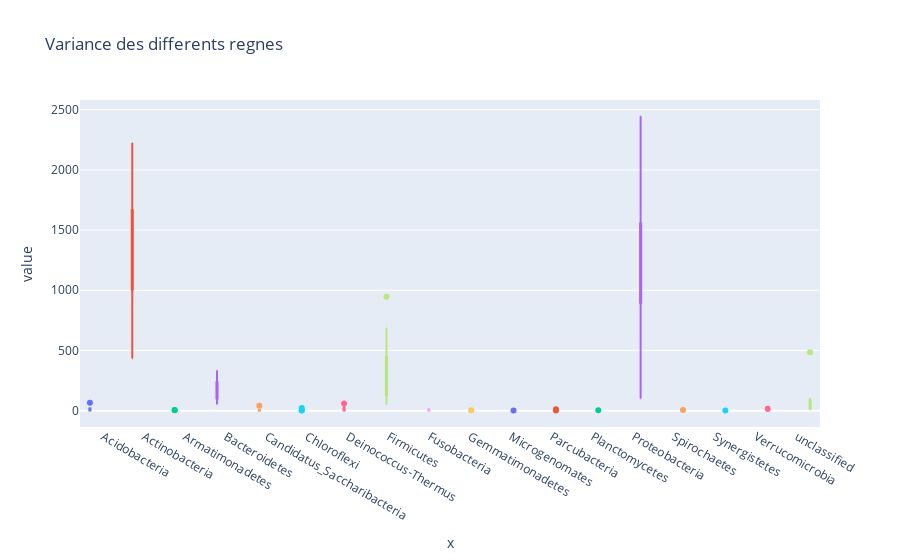

Source (notebook cell):
### Code cell
#Objectif : Visualisation de la variance des differents embranchements

matrice=df.groupby(by="embranchement").sum()
fig = px.box(matrice, 
             x=embranchement,
             y=sample,
             color=embranchement,
             title="Variance des differents regnes")
fig.update_layout(showlegend=False)
fig.show()

### Figure 1 — Plotly figure (JSON) as saved in the notebook; plotly's stock layout.template omitted (floating-point values rounded to 4 significant figures)
{"data": [{"alignmentgroup": "True", "hovertemplate": "color=Acidobacteria<br>x=%{x}<br>value=%{y}<extra></extra>", "legendgroup": "Acidobacteria", "marker": {"color": "#636efa"}, "name": "Acidobacteria", "notched": false, "offsetgroup": "Acidobacteria", "orientation": "v", "showlegend": true, "type": "box", "x": ["Acidobacteria", "Acidobacteria", "Acidobacteria", "Acidobacteria", "Acidobacteria", "Acidobacteria", "Acidobacteria", "Acidobacteria", "Acidobacteria", "Acidobacteria", "Acidobacteria", "Acidobacteria", "Acidobacteria", "Acidobacteria"], "x0": " ", "xaxis": "x", "y": [6, 0, 3, 0, 17, 13, 0, 11, 19, 16, 65, 23, 7, 1], "y0": " ", "yaxis": "y"}, {"alignmentgroup": "True", "hovertemplate": "color=Actinobacteria<br>x=%{x}<br>value=%{y}<extra></extra>", "legendgroup": "Actinobacteria", "marker": {"color": "#EF553B"}, "name": "Actinobacteria", "notched": false, "offsetgroup": "Actinobacteria", "orientation": "v", "showlegend": true, "type": "box", "x": ["Actinobacteria", "Actinobacteria", "Actinobacteria", "Actinobacteria", "Actinobacteria", "Actinobacteria", "Actinobacteria", "Actinobacteria", "Actinobacteria", "Actinobacteria", "Actinobacteria", "Actinobacteria", "Actinobacteria", "Actinobacteria"], "x0": " ", "xaxis": "x", "y": [1669, 1483, 434, 2224, 1382, 978, 1665, 1077, 1133, 1013, 1006, 1400, 685, 1968], "y0": " ", "yaxis": "y"}, {"alignmentgroup": "True", "hovertemplate": "color=Armatimonadetes<br>x=%{x}<br>value=%{y}<extra></extra>", "legendgroup": "Armatimonadetes", "marker": {"color": "#00cc96"}, "name": "Armatimonadetes", "notched": false, "offsetgroup": "Armatimonadetes", "orientation": "v", "showlegend": true, "type": "box", "x": ["Armatimonadetes", "Armatimonadetes", "Armatimonadetes", "Armatimonadetes", "Armatimonadetes", "Armatimonadetes", "Armatimonadetes", "Armatimonadetes", "Armatimonadetes", "Armatimonadetes", "Armatimonadetes", "Armatimonadetes", "Armatimonadetes", "Armatimonadetes"], "x0": " ", "xaxis": "x", "y": [0, 0, 0, 0, 0, 0, 5, 0, 1, 0, 3, 0, 2, 0], "y0": " ", "yaxis": "y"}, {"alignmentgroup": "True", "hovertemplate": "color=Bacteroidetes<br>x=%{x}<br>value=%{y}<extra></extra>", "legendgroup": "Bacteroidetes", "marker": {"color": "#ab63fa"}, "name": "Bacteroidetes", "notched": false, "offsetgroup": "Bacteroidetes", "orientation": "v", "showlegend": true, "type": "box", "x": ["Bacteroidetes", "Bacteroidetes", "Bacteroidetes", "Bacteroidetes", "Bacteroidetes", "Bacteroidetes", "Bacteroidetes", "Bacteroidetes", "Bacteroidetes", "Bacteroidetes", "Bacteroidetes", "Bacteroidetes", "Bacteroidetes", "Bacteroidetes"], "x0": " ", "xaxis": "x", "y": [100, 170, 54, 84, 201, 333, 127, 235, 267, 228, 276, 120, 117, 80], "y0": " ", "yaxis": "y"}, {"alignmentgroup": "True", "hovertemplate": "color=Candidatus_Saccharibacteria<br>x=%{x}<br>value=%{y}<extra></extra>", "legendgroup": "Candidatus_Saccharibacteria", "marker": {"color": "#FFA15A"}, "name": "Candidatus_Saccharibacteria", "notched": false, "offsetgroup": "Candidatus_Saccharibacteria", "orientation": "v", "showlegend": true, "type": "box", "x": ["Candidatus_Saccharibacteria", "Candidatus_Saccharibacteria", "Candidatus_Saccharibacteria", "Candidatus_Saccharibacteria", "Candidatus_Saccharibacteria", "Candidatus_Saccharibacteria", "Candidatus_Saccharibacteria", "Candidatus_Saccharibacteria", "Candidatus_Saccharibacteria", "Candidatus_Saccharibacteria", "Candidatus_Saccharibacteria", "Candidatus_Saccharibacteria", "Candidatus_Saccharibacteria", "Candidatus_Saccharibacteria"], "x0": " ", "xaxis": "x", "y": [10, 0, 0, 1, 12, 6, 0, 0, 6, 3, 40, 1, 1, 0], "y0": " ", "yaxis": "y"}, {"alignmentgroup": "True", "hovertemplate": "color=Chloroflexi<br>x=%{x}<br>value=%{y}<extra></extra>", "legendgroup": "Chloroflexi", "marker": {"color": "#19d3f3"}, "name": "Chloroflexi", "notched": false, "offsetgroup": "Chloroflexi", "orientation": "v", "showlegend": true, "type": "box", "x": ["Chloroflexi", "Chloroflexi", "Chloroflexi", "Chloroflexi", "Chloroflexi", "Chloroflexi", "Chloroflexi", "Chloroflexi", "Chloroflexi", "Chloroflexi", "Chloroflexi", "Chloroflexi", "Chloroflexi", "Chloroflexi"], "x0": " ", "xaxis": "x", "y": [0, 0, 0, 0, 0, 0, 0, 0, 3, 0, 23, 1, 0, 0], "y0": " ", "yaxis": "y"}, {"alignmentgroup": "True", "hovertemplate": "color=Deinococcus-Thermus<br>x=%{x}<br>value=%{y}<extra></extra>", "legendgroup": "Deinococcus-Thermus", "marker": {"color": "#FF6692"}, "name": "Deinococcus-Thermus", "notched": false, "offsetgroup": "Deinococcus-Thermus", "orientation": "v", "showlegend": true, "type": "box", "x": ["Deinococcus-Thermus", "Deinococcus-Thermus", "Deinococcus-Thermus", "Deinococcus-Thermus", "Deinococcus-Thermus", "Deinococcus-Thermus", "Deinococcus-Thermus", "Deinococcus-Thermus", "Deinococcus-Thermus", "Deinococcus-Thermus", "Deinococcus-Thermus", "Deinococcus-Thermus", "Deinococcus-Thermus", "Deinococcus-Thermus"], "x0": " ", "xaxis": "x", "y": [10, 20, 0, 12, 59, 50, 0, 0, 23, 28, 5, 10, 2, 1], "y0": " ", "yaxis": "y"}, {"alignmentgroup": "True", "hovertemplate": "color=Firmicutes<br>x=%{x}<br>value=%{y}<extra></extra>", "legendgroup": "Firmicutes", "marker": {"color": "#B6E880"}, "name": "Firmicutes", "notched": false, "offsetgroup": "Firmicutes", "orientation": "v", "showlegend": true, "type": "box", "x": ["Firmicutes", "Firmicutes", "Firmicutes", "Firmicutes", "Firmicutes", "Firmicutes", "Firmicutes", "Firmicutes", "Firmicutes", "Firmicutes", "Firmicutes", "Firmicutes", "Firmicutes", "Firmicutes"], "x0": " ", "xaxis": "x", "y": [686, 457, 155, 440, 123, 94, 378, 446, 130, 131, 51, 433, 363, 946], "y0": " ", "yaxis": "y"}, {"alignmentgroup": "True", "hovertemplate": "color=Fusobacteria<br>x=%{x}<br>value=%{y}<extra></extra>", "legendgroup": "Fusobacteria", "marker": {"color": "#FF97FF"}, "name": "Fusobacteria", "notched": false, "offsetgroup": "Fusobacteria", "orientation": "v", "showlegend": true, "type": "box", "x": ["Fusobacteria", "Fusobacteria", "Fusobacteria", "Fusobacteria", "Fusobacteria", "Fusobacteria", "Fusobacteria", "Fusobacteria", "Fusobacteria", "Fusobacteria", "Fusobacteria", "Fusobacteria", "Fusobacteria", "Fusobacteria"], "x0": " ", "xaxis": "x", "y": [15, 7, 8, 12, 1, 2, 14, 0, 3, 2, 1, 9, 2, 4], "y0": " ", "yaxis": "y"}, {"alignmentgroup": "True", "hovertemplate": "color=Gemmatimonadetes<br>x=%{x}<br>value=%{y}<extra></extra>", "legendgroup": "Gemmatimonadetes", "marker": {"color": "#FECB52"}, "name": "Gemmatimonadetes", "notched": false, "offsetgroup": "Gemmatimonadetes", "orientation": "v", "showlegend": true, "type": "box", "x": ["Gemmatimonadetes", "Gemmatimonadetes", "Gemmatimonadetes", "Gemmatimonadetes", "Gemmatimonadetes", "Gemmatimonadetes", "Gemmatimonadetes", "Gemmatimonadetes", "Gemmatimonadetes", "Gemmatimonadetes", "Gemmatimonadetes", "Gemmatimonadetes", "Gemmatimonadetes", "Gemmatimonadetes"], "x0": " ", "xaxis": "x", "y": [0, 0, 1, 0, 3, 1, 0, 0, 0, 1, 2, 0, 0, 0], "y0": " ", "yaxis": "y"}, {"alignmentgroup": "True", "hovertemplate": "color=Microgenomates<br>x=%{x}<br>value=%{y}<extra></extra>", "legendgroup": "Microgenomates", "marker": {"color": "#636efa"}, "name": "Microgenomates", "notched": false, "offsetgroup": "Microgenomates", "orientation": "v", "showlegend": true, "type": "box", "x": ["Microgenomates", "Microgenomates", "Microgenomates", "Microgenomates", "Microgenomates", "Microgenomates", "Microgenomates", "Microgenomates", "Microgenomates", "Microgenomates", "Microgenomates", "Microgenomates", "Microgenomates", "Microgenomates"], "x0": " ", "xaxis": "x", "y": [0, 0, 0, 0, 2, 0, 0, 0, 0, 0, 0, 0, 0, 0], "y0": " ", "yaxis": "y"}, {"alignmentgroup": "True", "hovertemplate": "color=Parcubacteria<br>x=%{x}<br>value=%{y}<extra></extra>", "legendgroup": "Parcubacteria", "marker": {"color": "#EF553B"}, "name": "Parcubacteria", "notched": false, "offsetgroup": "Parcubacteria", "orientation": "v", "showlegend": true, "type": "box", "x": ["Parcubacteria", "Parcubacteria", "Parcubacteria", "Parcubacteria", "Parcubacteria", "Parcubacteria", "Parcubacteria", "Parcubacteria", "Parcubacteria", "Parcubacteria", "Parcubacteria", "Parcubacteria", "Parcubacteria", "Parcubacteria"], "x0": " ", "xaxis": "x", "y": [0, 0, 0, 0, 0, 0, 0, 0, 0, 1, 12, 0, 0, 0], "y0": " ", "yaxis": "y"}, {"alignmentgroup": "True", "hovertemplate": "color=Planctomycetes<br>x=%{x}<br>value=%{y}<extra></extra>", "legendgroup": "Planctomycetes", "marker": {"color": "#00cc96"}, "name": "Planctomycetes", "notched": false, "offsetgroup": "Planctomycetes", "orientation": "v", "showlegend": true, "type": "box", "x": ["Planctomycetes", "Planctomycetes", "Planctomycetes", "Planctomycetes", "Planctomycetes", "Planctomycetes", "Planctomycetes", "Planctomycetes", "Planctomycetes", "Planctomycetes", "Planctomycetes", "Planctomycetes", "Planctomycetes", "Planctomycetes"], "x0": " ", "xaxis": "x", "y": [0, 0, 0, 0, 1, 1, 3, 0, 2, 1, 0, 0, 0, 0], "y0": " ", "yaxis": "y"}, {"alignmentgroup": "True", "hovertemplate": "color=Proteobacteria<br>x=%{x}<br>value=%{y}<extra></extra>", "legendgroup": "Proteobacteria", "marker": {"color": "#ab63fa"}, "name": "Proteobacteria", "notched": false, "offsetgroup": "Proteobacteria", "orientation": "v", "showlegend": true, "type": "box", "x": ["Proteobacteria", "Proteobacteria", "Proteobacteria", "Proteobacteria", "Proteobacteria", "Proteobacteria", "Proteobacteria", "Proteobacteria", "Proteobacteria", "Proteobacteria", "Proteobacteria", "Proteobacteria", "Proteobacteria", "Proteobacteria"], "x0": " ", "xaxis": "x", "y": [593, 960, 2445, 340, 1229, 1555, 897, 1272, 1419, 1634, 1133, 1096, 1906, 100], "y0": " ", "yaxis": "y"}, {"alignmentgroup": "True", "hovertemplate": "color=Spirochaetes<br>x=%{x}<br>value=%{y}<extra></extra>", "legendgroup": "Spirochaetes", "marker": {"color": "#FFA15A"}, "name": "Spirochaetes", "notched": false, "offsetgroup": "Spirochaetes", "orientation": "v", "showlegend": true, "type": "box", "x": ["Spirochaetes", "Spirochaetes", "Spirochaetes", "Spirochaetes", "Spirochaetes", "Spirochaetes", "Spirochaetes", "Spirochaetes", "Spirochaetes", "Spirochaetes", "Spirochaetes", "Spirochaetes", "Spirochaetes", "Spirochaetes"], "x0": " ", "xaxis": "x", "y": [0, 0, 0, 0, 0, 0, 0, 0, 6, 0, 0, 0, 0, 0], "y0": " ", "yaxis": "y"}, {"alignmentgroup": "True", "hovertemplate": "color=Synergistetes<br>x=%{x}<br>value=%{y}<extra></extra>", "legendgroup": "Synergistetes", "marker": {"color": "#19d3f3"}, "name": "Synergistetes", "notched": false, "offsetgroup": "Synergistetes", "orientation": "v", "showlegend": true, "type": "box", "x": ["Synergistetes", "Synergistetes", "Synergistetes", "Synergistetes", "Synergistetes", "Synergistetes", "Synergistetes", "Synergistetes", "Synergistetes", "Synergistetes", "Synergistetes", "Synergistetes", "Synergistetes", "Synergistetes"], "x0": " ", "xaxis": "x", "y": [0, 0, 0, 0, 0, 0, 0, 0, 0, 0, 0, 0, 2, 0], "y0": " ", "yaxis": "y"}, {"alignmentgroup": "True", "hovertemplate": "color=Verrucomicrobia<br>x=%{x}<br>value=%{y}<extra></extra>", "legendgroup": "Verrucomicrobia", "marker": {"color": "#FF6692"}, "name": "Verrucomicrobia", "notched": false, "offsetgroup": "Verrucomicrobia", "orientation": "v", "showlegend": true, "type": "box", "x": ["Verrucomicrobia", "Verrucomicrobia", "Verrucomicrobia", "Verrucomicrobia", "Verrucomicrobia", "Verrucomicrobia", "Verrucomicrobia", "Verrucomicrobia", "Verrucomicrobia", "Verrucomicrobia", "Verrucomicrobia", "Verrucomicrobia", "Verrucomicrobia", "Verrucomicrobia"], "x0": " ", "xaxis": "x", "y": [0, 0, 0, 0, 0, 1, 0, 0, 1, 1, 16, 0, 0, 0], "y0": " ", "yaxis": "y"}, {"alignmentgroup": "True", "hovertemplate": "color=unclassified<br>x=%{x}<br>value=%{y}<extra></extra>", "legendgroup": "unclassified", "marker": {"color": "#B6E880"}, "name": "unclassified", "notched": false, "offsetgroup": "unclassified", "orientation": "v", "showlegend": true, "type": "box", "x": ["unclassified", "unclassified", "unclassified", "unclassified", "unclassified", "unclassified", "unclassified", "unclassified", "unclassified", "unclassified", "unclassified", "unclassified", "unclassified", "unclassified"], "x0": " ", "xaxis": "x", "y": [30, 22, 19, 6, 89, 85, 30, 78, 106, 60, 486, 26, 32, 19], "y0": " ", "yaxis": "y"}], "layout": {"boxmode": "group", "legend": {"title": {"text": "color"}, "tracegroupgap": 0}, "showlegend": false, "title": {"text": "Variance des differents regnes"}, "xaxis": {"anchor": "y", "domain": [0, 1], "title": {"text": "x"}}, "yaxis": {"anchor": "x", "domain": [0, 1], "title": {"text": "value"}}}}
